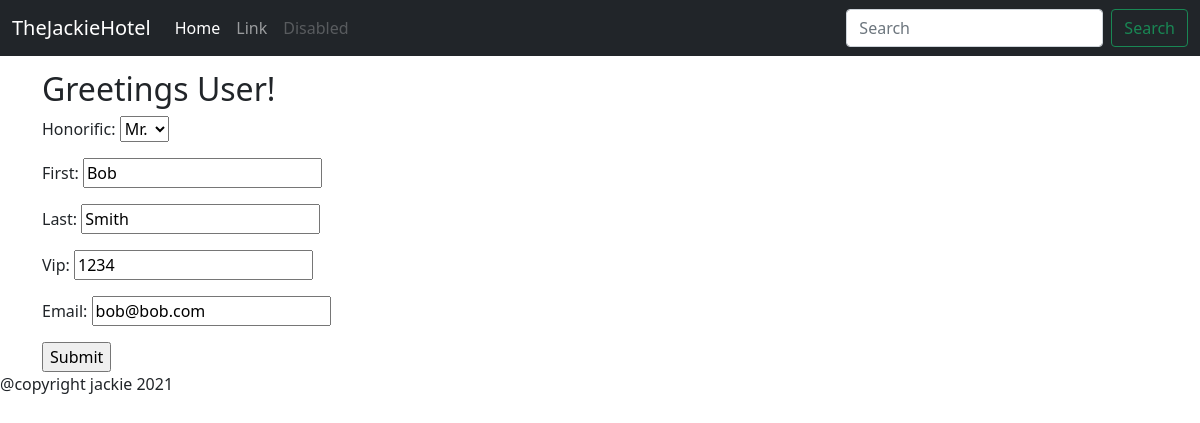
The page /guestupdate/1 on the database its author committed.
### booking/models.py (models this page shows, shortened)
class Guest(models.Model):
    MR = 'MR'
    MS = 'MS'
    DR = 'DR'
    OT = ''
    HONORIFIC_CHOICES = [
        (MR, 'Mr.'),
        (MS, 'Ms.'),
        (DR, 'Dr.'),
        (OT, '')
    ]
    honorific = models.CharField(max_length=2, choices = HONORIFIC_CHOICES, default=OT)
    first = models.CharField(max_length=100)
    last  = models.CharField(max_length=100)
    vip = models.IntegerField(default=-1)
    email = models.CharField(max_length=100)

### booking/views.py (the view)
# urls.py: path('guestupdate/<pk>', views.GuestUpdate.as_view(), name="guest_update"),
class GuestUpdate(UpdateView):
  model = Guest
  template_name = 'booking/guest_update_form.html'
  form_class = GuestUpdateForm

### booking/forms.py
class GuestUpdateForm(forms.ModelForm):
    class Meta:
        model = Guest
        fields = ('honorific', 'first', 'last', 'vip', 'email')

### booking/templates/booking/guest_update_form.html
{% extends './base.html' %}
{% block content %}
<form method="post">
<div>
 {% csrf_token %} {{ form.as_p }}
 <input type="submit" value="Submit" />
</div>
</form>
{% endblock %}

### rows shown on the page
Guest: honorific "Mr.", first "Bob", last "Smith", vip "1234", email "bob@bob.com"
